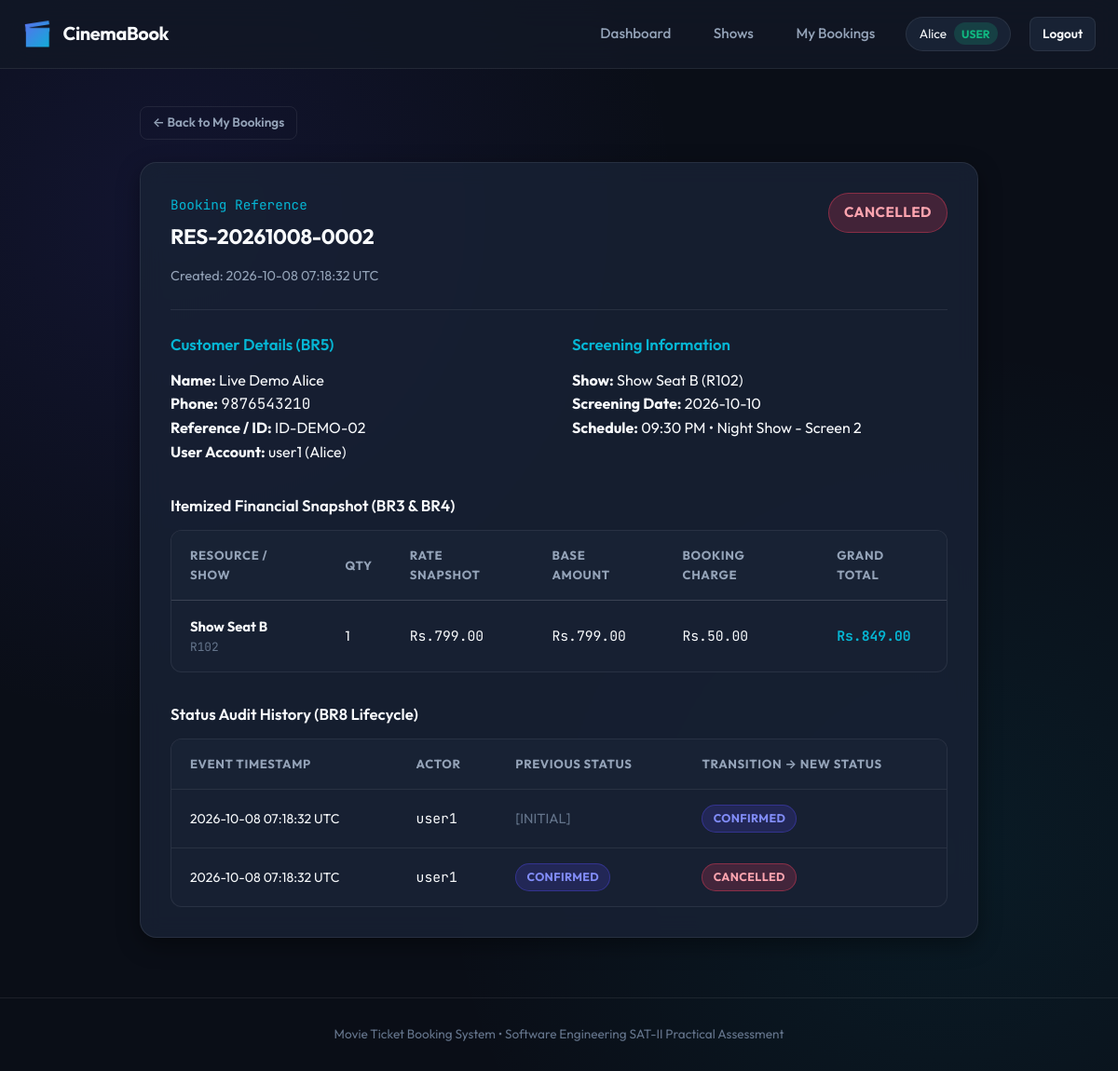
/booking/RES-20261008-0002/details (signed in), run on the app's committed database.
### models/user.py (models this page shows, shortened)
class User(Base):
    __tablename__ = 'users'
    id = Column(String(50), primary_key=True)
    username = Column(String(50), unique=True, nullable=False)
    name = Column(String(100), nullable=False)
    role = Column(String(20), nullable=False)  # 'USER' or 'ADMINISTRATOR'
    status = Column(String(20), default='ACTIVE')
    reservations = relationship('Reservation', back_populates='user', cascade='all, delete-orphan')

### models/reservation.py (models this page shows, shortened)
class Reservation(Base):
    __tablename__ = 'reservations'
    id = Column(String(50), primary_key=True)  # e.g., 'RES-1001'
    user_id = Column(String(50), ForeignKey('users.id'), nullable=False)
    status = Column(String(20), nullable=False, default='CONFIRMED')
    total_amount = Column(Float, nullable=False)
    customer_name = Column(String(100), nullable=False)
    customer_phone = Column(String(20), nullable=False)
    booking_date = Column(String(20), nullable=False)
    reference_info = Column(String(100), nullable=False)
    created_at = Column(DateTime, default=lambda: datetime.now(timezone.utc))
    user = relationship('User', back_populates='reservations')
    items = relationship('ReservationItem', back_populates='reservation', cascade='all, delete-orphan')
    status_history = relationship('BookingStatusHistory', back_populates='reservation', cascade='all, delete-orphan', order_by='BookingStatusHistory.id.asc()')
    def is_eligible_for_cancellation(self) -> bool:
        return self.status == 'CONFIRMED'

### models/resource.py (models this page shows, shortened)
class Resource(Base):
    __tablename__ = 'resources'
    id = Column(String(50), primary_key=True)  # e.g., 'R101'
    name = Column(String(100), nullable=False)  # e.g., 'Show Seat A'
    rate = Column(Float, nullable=False)
    availability = Column(Integer, nullable=False, default=0)
    status = Column(String(20), default='ACTIVE')  # 'ACTIVE' or 'INACTIVE'
    created_at = Column(DateTime, default=lambda: datetime.now(timezone.utc))
    schedules = relationship('Schedule', back_populates='resource', cascade='all, delete-orphan')
    reservation_items = relationship('ReservationItem', back_populates='resource')

### models/schedule.py (models this page shows, shortened)
class Schedule(Base):
    __tablename__ = 'schedules'
    id = Column(Integer, primary_key=True, autoincrement=True)
    resource_id = Column(String(50), ForeignKey('resources.id'), nullable=False)
    date = Column(String(20), nullable=False)       # e.g., '2026-10-10'
    time = Column(String(20), nullable=False)       # e.g., '06:30 PM'
    category = Column(String(100), nullable=False)  # e.g., 'Evening Show - Screen 1'
    resource = relationship('Resource', back_populates='schedules')

### models/reservation_item.py (models this page shows, shortened)
class ReservationItem(Base):
    __tablename__ = 'reservation_items'
    id = Column(Integer, primary_key=True, autoincrement=True)
    reservation_id = Column(String(50), ForeignKey('reservations.id'), nullable=False)
    resource_id = Column(String(50), ForeignKey('resources.id'), nullable=False)
    quantity = Column(Integer, nullable=False)
    rate_snapshot = Column(Float, nullable=False)   # Fare snapshot at booking time (BR3)
    base_amount = Column(Float, nullable=False)     # rate_snapshot * quantity (BR4)
    booking_charge = Column(Float, nullable=False)  # Rs.50 if base_amount < 1000 else Rs.0 (BR4)
    grand_total = Column(Float, nullable=False)     # base_amount + booking_charge (BR4)
    reservation = relationship('Reservation', back_populates='items')
    resource = relationship('Resource', back_populates='reservation_items')

### models/booking_status_history.py (models this page shows, shortened)
class BookingStatusHistory(Base):
    __tablename__ = 'booking_status_histories'
    id = Column(Integer, primary_key=True, autoincrement=True)
    reservation_id = Column(String(50), ForeignKey('reservations.id'), nullable=False)
    actor_id = Column(String(50), nullable=False)  # User or Admin who triggered transition
    old_status = Column(String(20), nullable=True)  # None on creation, or previous status
    new_status = Column(String(20), nullable=False)
    event_at = Column(DateTime, default=lambda: datetime.now(timezone.utc))
    reservation = relationship('Reservation', back_populates='status_history')

### routes/user_routes.py (the view)
@user_bp.route('/booking/<booking_id>/details')
@login_required
def booking_details(booking_id):
    db = get_db()
    try:
        reservation = db.query(Reservation).filter_by(id=booking_id).first()
        if not reservation:
            return render_template('error.html', error_message="Booking not found.", status_code=404), 404
        if session.get('role') != 'ADMINISTRATOR' and reservation.user_id != session.get('user_id'):
            return render_template('error.html', error_message="You are not authorized to access this booking.", status_code=403), 403
        return render_template('booking_details.html', reservation=reservation)
    finally:
        db.close()

### routes/helpers.py (called while the page is built)
def get_db():
    return database_setup.SessionLocal()

def login_required(f):
    @wraps(f)
    def decorated_function(*args, **kwargs):
        if not session.get('user_id'):
            flash("Please log in to continue.", "warning")
            return redirect(url_for('user_bp.login'))
        return f(*args, **kwargs)
    return decorated_function

### templates/booking_details.html (shortened to what this page needs)
{% extends "base.html" %}
{% block content %}
<div style="max-width: 900px; margin: 0 auto;">
  <div style="margin-bottom: 1.5rem; display: flex; justify-content: space-between; align-items: center;">
    <a href="{{ url_for('user_bp.my_bookings') if not is_admin else url_for('admin_bp.admin_dashboard') }}" class="btn btn-outline btn-sm" id="btn-back-details">
      &larr; Back to {{ 'Admin Dashboard' if is_admin else 'My Bookings' }}
    </a>
  </div>
  <div class="card" id="details-card">
    <div style="display: flex; justify-content: space-between; align-items: flex-start; border-bottom: 1px solid var(--border-subtle); padding-bottom: 1.5rem; margin-bottom: 1.5rem; flex-wrap: wrap; gap: 1rem;">
      <div>
        <span class="mono" style="font-size: 0.9rem; color: var(--accent-cyan);">Booking Reference</span>
        <h1 class="card-title" style="margin-top: 0.25rem;" id="details-booking-id">{{ reservation.id }}</h1>
        <p style="color: var(--text-muted); font-size: 0.9rem;">
          Created: {{ reservation.created_at.strftime('%Y-%m-%d %H:%M:%S UTC') if reservation.created_at else 'N/A' }}
        </p>
      </div>
      <div>
        <span class="badge badge-{{ reservation.status|lower }}" style="font-size: 0.95rem; padding: 0.5rem 1rem;" id="details-status-badge">
          {{ reservation.status }}
        </span>
      </div>
    </div>
    <div class="grid-2" style="margin-bottom: 2rem;">
      <div>
        <h3 style="font-size: 1.05rem; font-weight: 600; margin-bottom: 0.75rem; color: var(--accent-cyan);">Customer Details (BR5)</h3>
        <p><strong>Name:</strong> {{ reservation.customer_name }}</p>
        <p><strong>Phone:</strong> <span class="mono">{{ reservation.customer_phone }}</span></p>
        <p><strong>Reference / ID:</strong> {{ reservation.reference_info }}</p>
        <p><strong>User Account:</strong> {{ reservation.user.username }} ({{ reservation.user.name }})</p>
      </div>
      <div>
        <h3 style="font-size: 1.05rem; font-weight: 600; margin-bottom: 0.75rem; color: var(--accent-cyan);">Screening Information</h3>
        {% if reservation.items and reservation.items[0].resource %}
          {% set res = reservation.items[0].resource %}
          <p><strong>Show:</strong> {{ res.name }} ({{ res.id }})</p>
          <p><strong>Screening Date:</strong> {{ reservation.booking_date }}</p>
          {% if res.schedules %}
            <p><strong>Schedule:</strong> {{ res.schedules[0].time }} &bull; {{ res.schedules[0].category }}</p>
          {% endif %}
        {% endif %}
      </div>
    </div>
    <h3 style="font-size: 1.05rem; font-weight: 600; margin-bottom: 0.75rem;">Itemized Financial Snapshot (BR3 &amp; BR4)</h3>
    <div class="table-wrapper" style="margin-bottom: 2rem;">
      <table class="table">
        <thead>
          <tr>
            <th>Resource / Show</th>
            <th>Qty</th>
            <th>Rate Snapshot</th>
            <th>Base Amount</th>
            <th>Booking Charge</th>
            <th>Grand Total</th>
          </tr>
        </thead>
        <tbody>
          {% for item in reservation.items %}
            <tr>
              <td>
                <strong>{{ item.resource.name if item.resource else item.resource_id }}</strong>
                <div class="mono" style="font-size: 0.8rem; color: var(--text-dim);">{{ item.resource_id }}</div>
              </td>
              <td>{{ item.quantity }}</td>
              <td class="mono">Rs.{{ "%.2f"|format(item.rate_snapshot) }}</td>
              <td class="mono">Rs.{{ "%.2f"|format(item.base_amount) }}</td>
              <td class="mono">Rs.{{ "%.2f"|format(item.booking_charge) }}</td>
              <td class="mono" style="font-weight: 700; color: var(--accent-cyan);">Rs.{{ "%.2f"|format(item.grand_total) }}</td>
            </tr>
          {% endfor %}
        </tbody>
      </table>
    </div>
    <h3 style="font-size: 1.05rem; font-weight: 600; margin-bottom: 0.75rem;">Status Audit History (BR8 Lifecycle)</h3>
    <div class="table-wrapper">
      <table class="table">
        <thead>
          <tr>
            <th>Event Timestamp</th>
            <th>Actor</th>
            <th>Previous Status</th>
            <th>Transition &rarr; New Status</th>
          </tr>
        </thead>
        <tbody>
          {% for h in reservation.status_history %}
            <tr>
              <td style="font-size: 0.88rem;">{{ h.event_at.strftime('%Y-%m-%d %H:%M:%S UTC') if h.event_at else '-' }}</td>
              <td><span class="mono">{{ h.actor_id }}</span></td>
              <td>
                {% if h.old_status %}
                  <span class="badge badge-{{ h.old_status|lower }}">{{ h.old_status }}</span>
                {% else %}
                  <span style="color: var(--text-dim);">[INITIAL]</span>
                {% endif %}
              </td>
              <td>
                <span class="badge badge-{{ h.new_status|lower }}">{{ h.new_status }}</span>
              </td>
            </tr>
          {% endfor %}
        </tbody>
      </table>
    </div>
  </div>
</div>
{% endblock %}

### templates/base.html (shortened to what this page needs)
<!DOCTYPE html>
<html lang="en">
<head>
  <link rel="stylesheet" href="{{ url_for('static', filename='css/style.css') }}">
</head>
<body>
  <header class="navbar">
    <div class="container nav-container">
      <a href="{{ url_for('user_bp.index') }}" class="brand" id="nav-brand">
        <span class="brand-icon">🎬</span>
        <span>CinemaBook</span>
      </a>
      <nav>
        <ul class="nav-links">
          {% if session_user_id %}
            {% if is_admin %}
              <li><a href="{{ url_for('admin_bp.admin_dashboard') }}" class="nav-link" id="nav-admin-dashboard">Admin Dashboard</a></li>
              <li><a href="{{ url_for('admin_bp.create_movie') }}" class="nav-link" id="nav-add-movie">+ Add Movie</a></li>
              <li><a href="{{ url_for('user_bp.shows') }}" class="nav-link" id="nav-shows">Browse Shows</a></li>
            {% else %}
              <li><a href="{{ url_for('user_bp.dashboard') }}" class="nav-link" id="nav-dashboard">Dashboard</a></li>
              <li><a href="{{ url_for('user_bp.shows') }}" class="nav-link" id="nav-shows">Shows</a></li>
              <li><a href="{{ url_for('user_bp.my_bookings') }}" class="nav-link" id="nav-my-bookings">My Bookings</a></li>
            {% endif %}
            <li>
              <div class="user-badge" id="nav-user-badge">
                <span>{{ session_name }}</span>
                <span class="role-tag {{ 'admin' if is_admin else 'user' }}">{{ session_role }}</span>
              </div>
            </li>
            <li><a href="{{ url_for('user_bp.logout') }}" class="btn btn-secondary btn-sm" id="btn-logout">Logout</a></li>
          {% else %}
            <li><a href="{{ url_for('user_bp.login') }}" class="btn btn-primary btn-sm" id="btn-login-nav">Login</a></li>
          {% endif %}
        </ul>
      </nav>
    </div>
  </header>
  <main class="main-content">
    <div class="container">
      {% block content %}{% endblock %}
    </div>
  </main>
  <footer class="footer">
    <div class="container">
      <p>Movie Ticket Booking System &bull; Software Engineering SAT-II Practical Assessment</p>
    </div>
  </footer>
</body>
</html>

### data on the page
User: name "Alice", role "USER", user.username "user1", user.name "Alice"
Reservation: id "RES-20261008-0002", created_at "2026-10-08 07:18:32 UTC", status "CANCELLED", customer_name "Live Demo Alice", customer_phone "9876543210", reference_info "ID-DEMO-02", booking_date "2026-10-10"
Resource: name "Show Seat B", id "R102"
Schedule: time "09:30 PM", category "Night Show - Screen 2"
ReservationItem: resource "Show Seat B", resource_id "R102", quantity "1", rate_snapshot "799.00", base_amount "799.00", booking_charge "50.00", grand_total "849.00"
BookingStatusHistory: event_at "2026-10-08 07:18:32 UTC", actor_id "user1", shows "[INITIAL]", new_status "CONFIRMED"
BookingStatusHistory: event_at "2026-10-08 07:18:32 UTC", actor_id "user1", old_status "CONFIRMED", new_status "CANCELLED"

### other printed values
{{ 'Admin Dashboard' if is_admin else 'My Bookings' }} "My Bookings"
